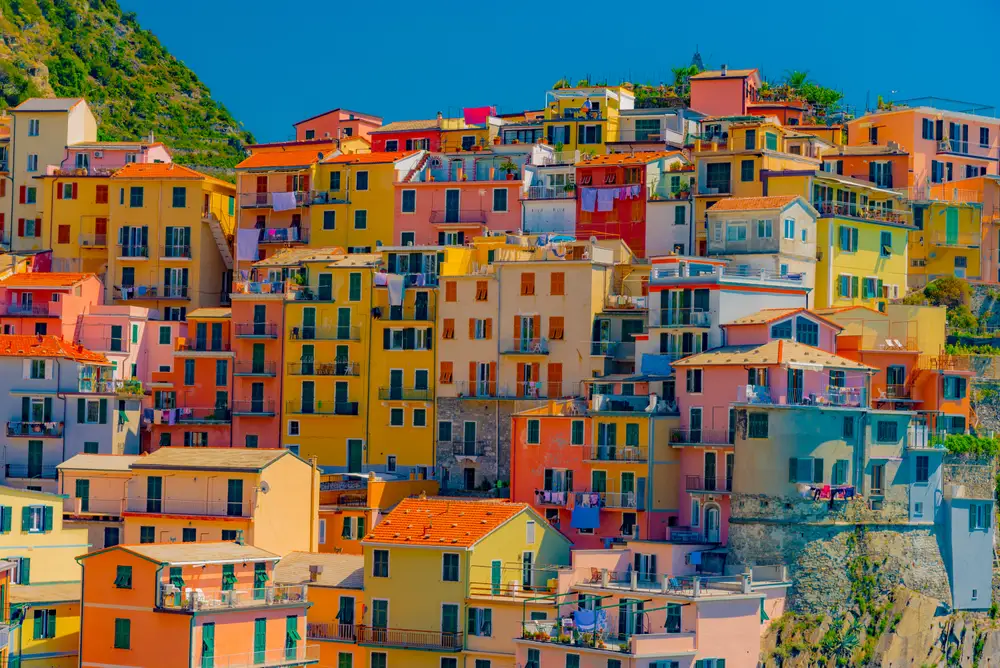
#> input picture hue/image1.png, 1000 x 668 px
$ python trabalho2.py
#> lines starting #> are read from the running program, lines starting #| are printed output that depends on the picture; after the words box and inside, x2 and y2 are one past the last pixel; in counts of white or black regions, pixels touching at a corner belong together
#> in main, a is the input picture: shape (668, 1000, 3); mean B, G, R 88.5, 106, 111.3
#> the answer given: 3
#> the answer given: 3
import numpy as np
import cv2 as cv

def hue(h, m, x):
    startValue = np.mod((m - x)/2, 180)
    endValue = np.mod((m + x)/2, 180)

    start = h >= startValue
    end = h <= endValue

    h = h.astype(np.uint16)

    if endValue > startValue:
        h[start & end] = np.mod(h[start & end] + 90, 180).astype(np.uint8)
    else:
        h[start | end] = np.mod(h[start | end] + 90, 180).astype(np.uint8)

    h = h.astype(np.uint8)

    return h

def alteracao(img, m, x):
#> called with m = 3, x = 3
    cv.imshow('Original', img)
    cv.waitKey(0)

    hsv = cv.cvtColor(img, cv.COLOR_BGR2HSV)
#> hsv: shape (668, 1000, 3); mean H, S, V 57.2, 163.9, 148.9

    cv.imshow('HSV', hsv)
    cv.waitKey(0)

    h,s,v = cv.split(hsv)
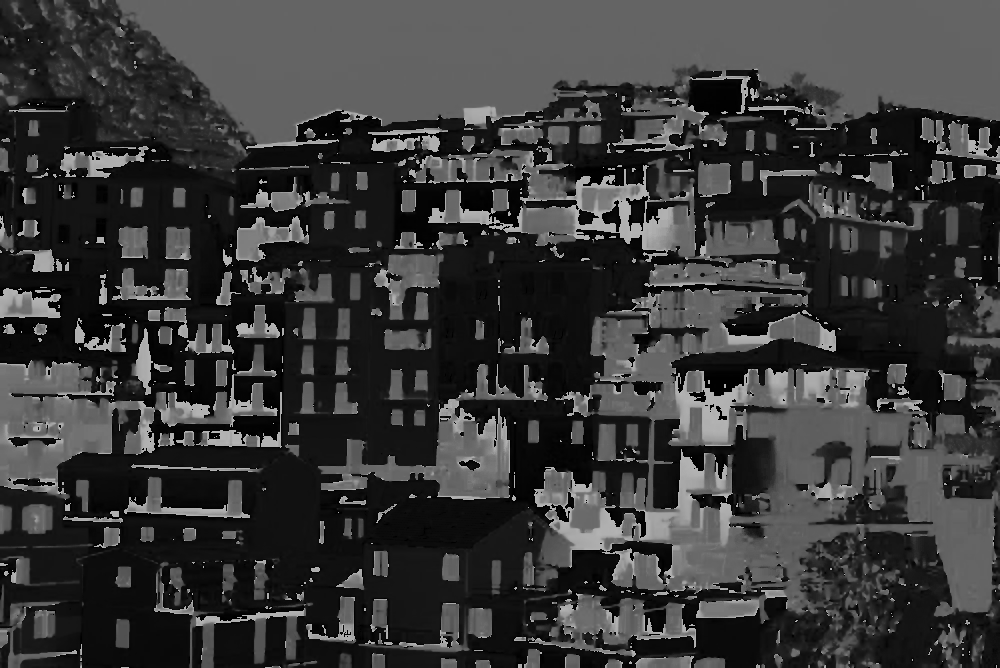
#> h: shape (668, 1000); min 0, max 179, mean 57.2
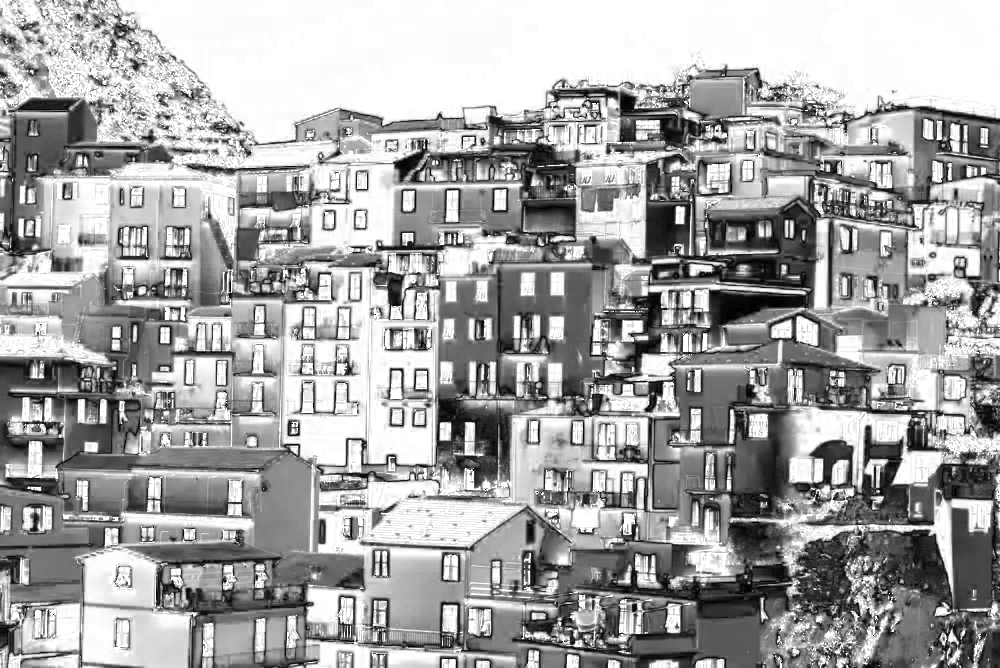
#> s: shape (668, 1000); min 0, max 255, mean 163.9
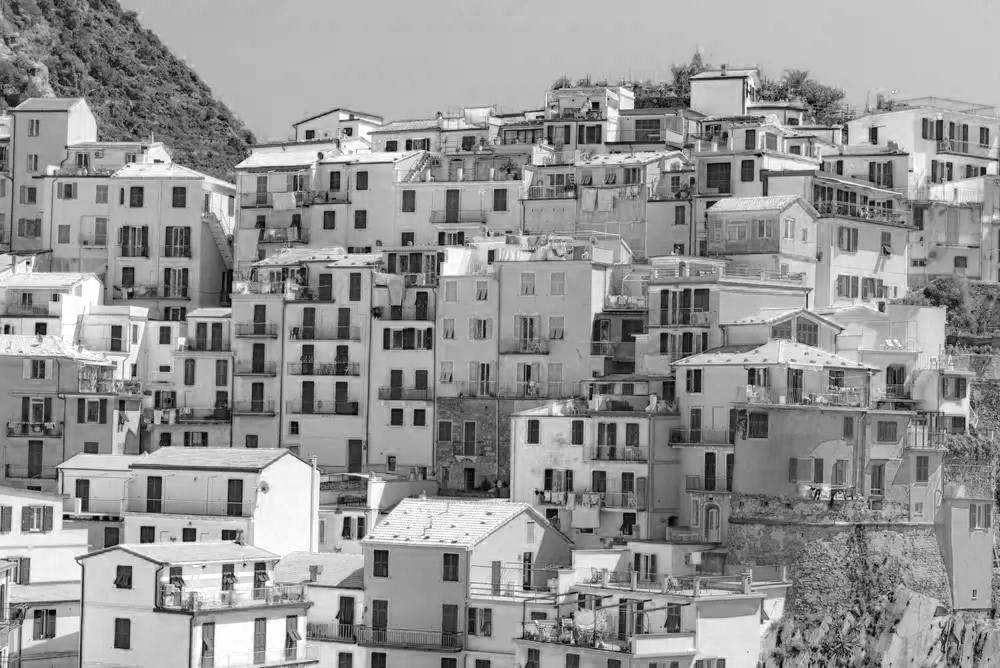
#> v: shape (668, 1000); min 0, max 255, mean 148.9
    h = hue(h,m,x)
#> in hue, `start = h >= startValue`: start: shape (668, 1000) bool; every value is 1
#> in hue, `end = h <= endValue`:
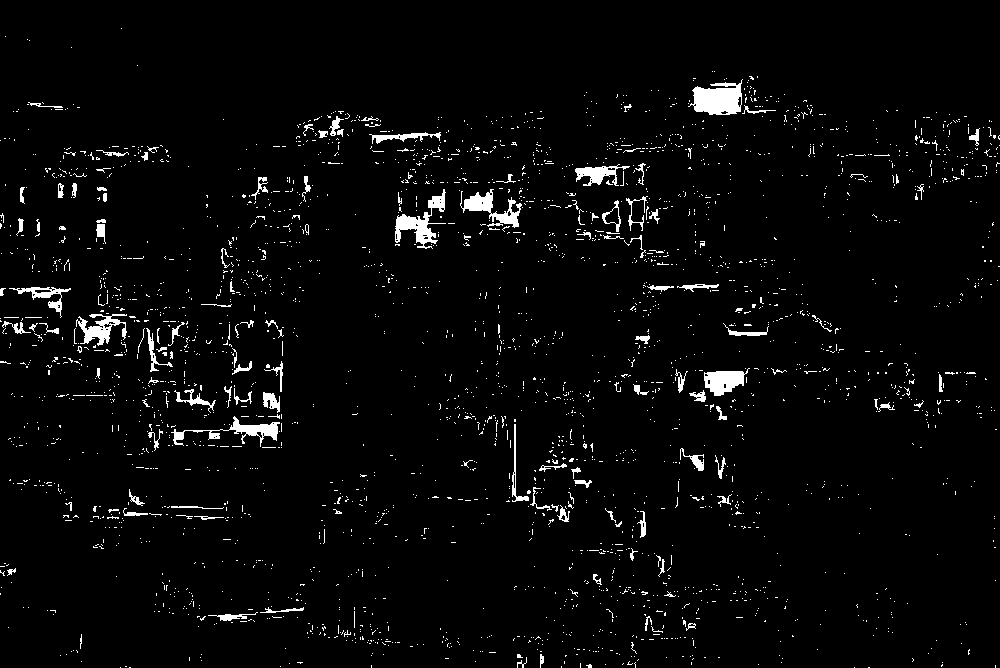
#> end: shape (668, 1000) bool; 3.2% white; 2805 white regions (2675 under 20 px), largest, box (x1, y1, x2, y2) and area: (688, 79, 743, 115) 1284, (395, 189, 446, 249) 1001, (460, 189, 522, 228) 863
#> in hue, `h[start & end] = np.mod(h[start & end] + 90, 180).astype(np.uint8)`:
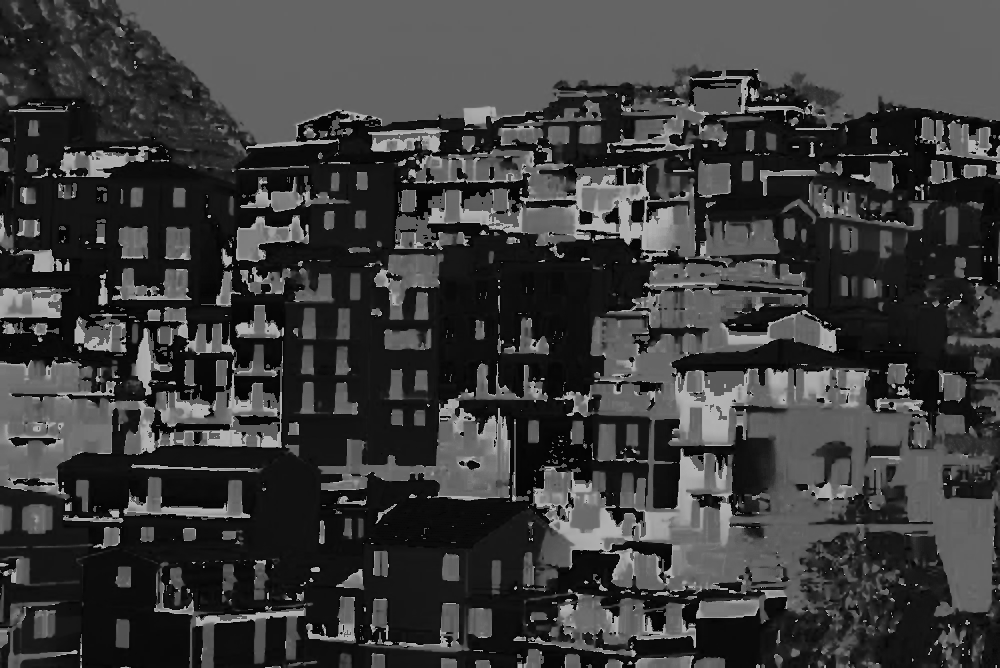
#> h: shape (668, 1000) uint16; min 4, max 179, mean 60

    hsv = cv.merge([h,s,v])
#> hsv: shape (668, 1000, 3); mean H, S, V 60, 163.9, 148.9
    rgb = cv.cvtColor(hsv, cv.COLOR_HSV2BGR)
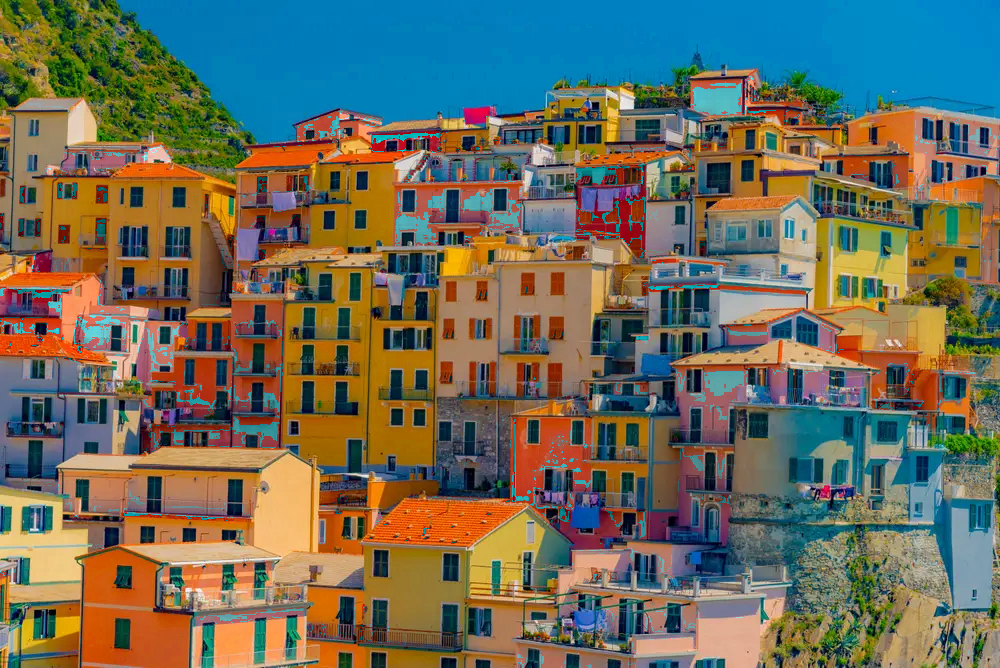
#> rgb: shape (668, 1000, 3); mean B, G, R 90.7, 107.8, 108.6

    cv.imshow('Alterada', rgb)
    cv.waitKey(0)

def main():
    a = cv.imread('image1.png')
    m = int(input("Matiz = "))
    x = int(input("X = "))

    alteracao(a,m,x)

if __name__ ==  '__main__':
    main()

$ run again, with hue/image2.png copied over hue/image1.png
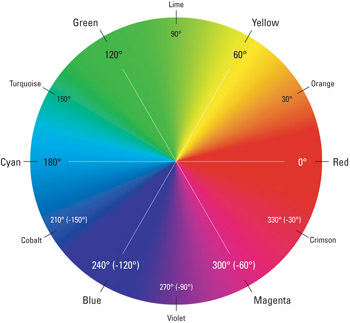
#> input picture hue/image2.png, 350 x 323 px
#> in main, a is the input picture: shape (323, 350, 3); mean B, G, R 168.5, 174.1, 180.3
#> start: shape (323, 350) bool; every value is 1
#> in hue, `end = h <= endValue`:
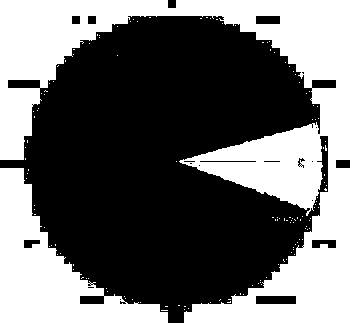
#> end: shape (323, 350) bool; 41.8% white; 138 white regions (136 under 20 px), largest, box (x1, y1, x2, y2) and area: (0, 0, 350, 323) 36625, (0, 168, 168, 323) 10394
#> in alteracao, `rgb = cv.cvtColor(hsv, cv.COLOR_HSV2BGR)`:
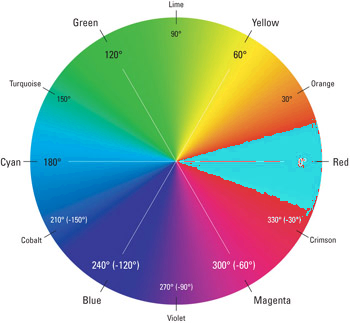
#> rgb: shape (323, 350, 3); mean B, G, R 178.5, 183.2, 170
